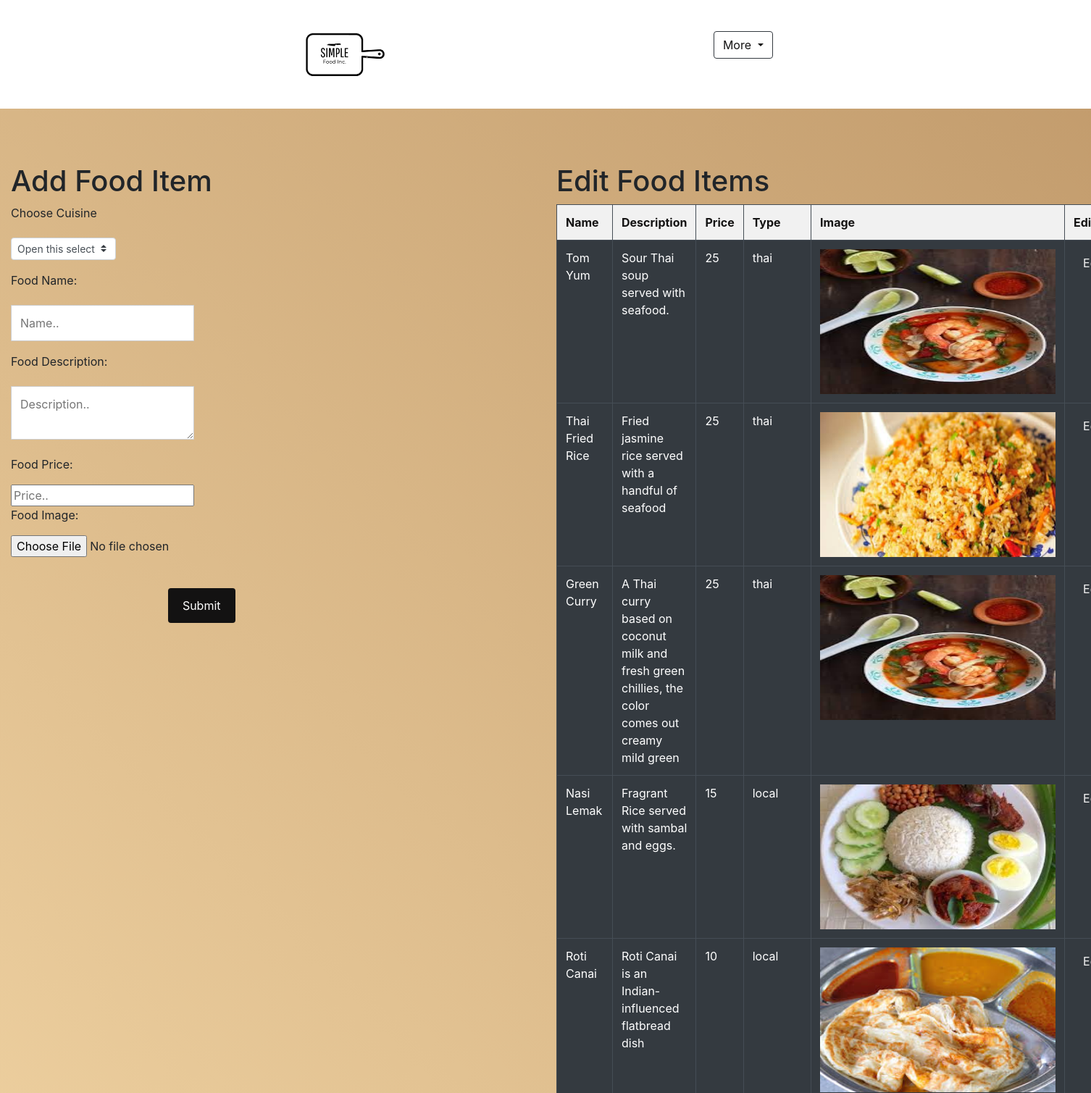
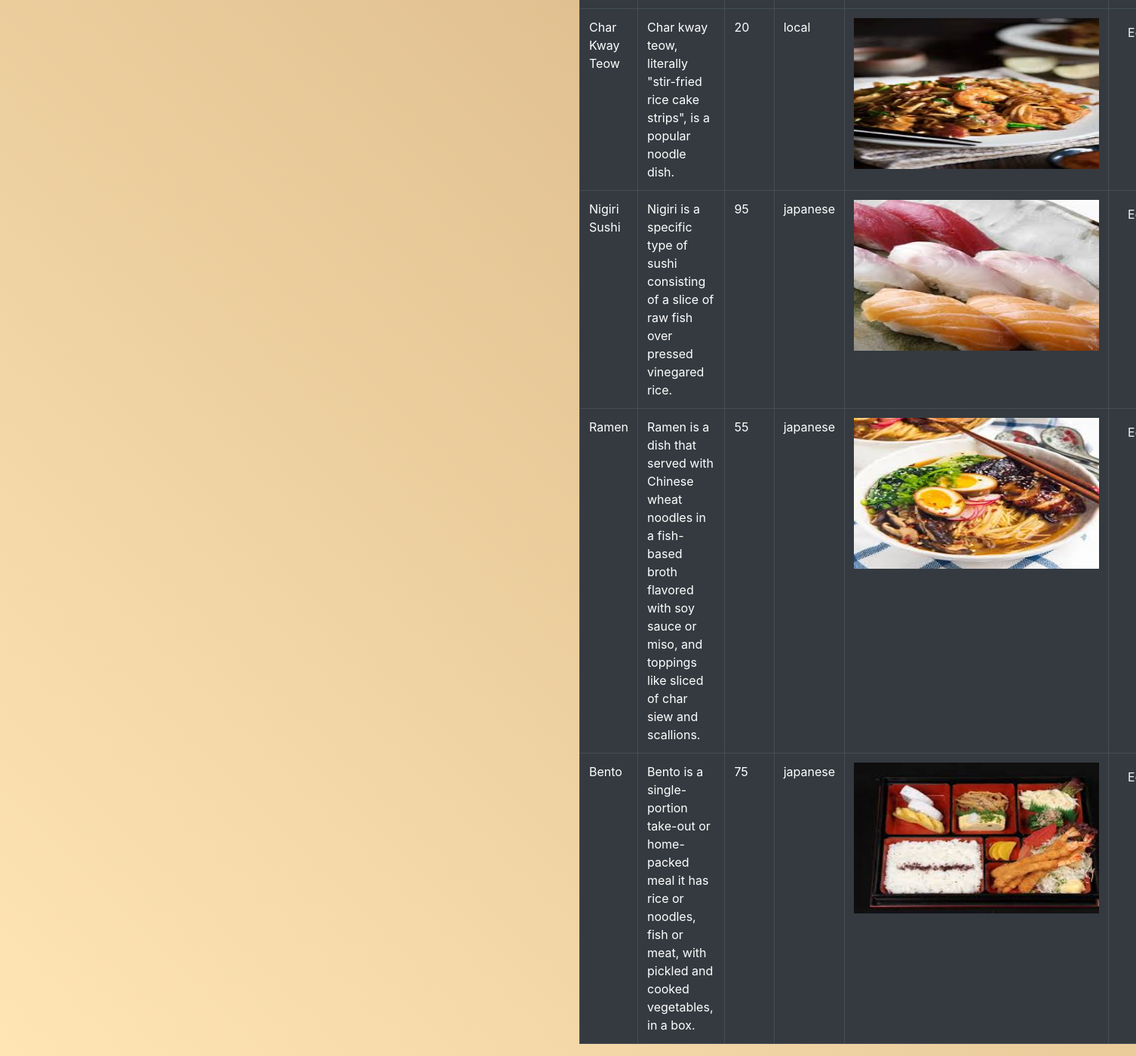
Screenshot of /addEditFood.php with the database file from the repository (2 pictures, top to bottom).
### tables this page shows
CREATE TABLE IF NOT EXISTS `food` (
  `food_ID` int(11) NOT NULL AUTO_INCREMENT,
  `food_name` varchar(50) NOT NULL,
  `food_description` varchar(255) NOT NULL,
  `food_price` int(11) NOT NULL,
  `food_img` text NOT NULL,
  `food_type` varchar(50) NOT NULL,
  PRIMARY KEY (`food_ID`)
);

### addEditFood.php (the view, shortened to what this page needs)
<!DOCTYPE html>
<html lang="en">
<head>
    <link rel="stylesheet" href="https://stackpath.bootstrapcdn.com/bootstrap/4.3.1/css/bootstrap.min.css">
</head>
<body>
    <?php
        include "header.php";
    ?>
    <div class="container-fluid addF">
        <div class="row">
            <div class="col-6">
            <h1>Add Food Item</h1>
            <form action="insertFood.php" method="POST" enctype="multipart/form-data">
                <div class="widthS">
                <p>Choose Cuisine</p>
                <select name="cuisines" class="custom-select custom-select-sm selectPos" required>
                    <option selected>Open this select menu</option>
                </select>
                </div>
                <div class="foodN">
                    <p>Food Name: </p><input type="text" name="name" placeholder="Name.." height="10px" class="food" required>
                </div>
                <div class="foodD">
                    <p>Food Description: </p><textarea type="text" name="description" placeholder="Description.." class="food" required></textarea>
                </div>
                <div class="foodP">
                    <p>Food Price: </p><input type="number" name="price" placeholder="Price.." class="food" required>
                </div>
                <div class="foodI">
                    <p>Food Image: </p><input type="file" name="image" id="photo" class="food" required>
                </div>
                    <input class="btn btn-outline-dark btn-reg" type="submit" name="insert">
            </div>
            <div class="col-6">
                <h1>Edit Food Items</h1>
                <table border="1" class="table table-dark">
                    <tr bgcolor="f1f1f1" style="color:#131212">
                        <th class="paddingN">Name</th>
                        <th>Description</th>
                        <th>Price</th>
                        <th>Type</th>
                        <th>Image</th>
                        <th>Edit</th>
                    </tr>
                        <?php
                            include "conn.php";
                            $sql = "select * from food";
                            $result = mysqli_query($conn, $sql);
                            while($rows = mysqli_fetch_array($result))
                            {
                                echo "<tr>";
                                echo "<td class='paddingN'>".$rows['food_name']."</td>";
                                echo "<td>".$rows['food_description']."</td>";
                                echo "<td>".$rows['food_price']."</td>";
                                echo "<td>".$rows['food_type']."</td>";
                                echo "<td><img src=".$rows['food_img']." alt='' width='325' height='200'></td>";
                                echo "<td><a href='editFood.php?id=".$rows['food_ID']."'><button  class='btn btn-outline-dark ' style='color:#f1f1f1'>Edit</button></a></td>";
                                echo "</tr>";
                            }
                        ?>
                </table>
            </div>
            </div>
        </div>
</body>
</html>

### addEditFood.php (style rules this page uses)
body { background: linear-gradient(45deg, rgba(255,229,180,1) 0%, rgba(193,154,107,1) 100%); }
a { color: #131212; }
.addF { margin-top: 15%; }
.food { width: 35%; }
.foodN { width: 35%; }
.widthS { width: 20%; }

### header.php (style rules this page uses)
.btn-outline-dark { color: #131212; }
.btn-reg { margin-left: 30%; margin-top: 6%; }
* { box-sizing: border-box; }
input[type=text], select, textarea { width: 100%; padding: 12px; border: 1px solid #ccc; margin-top: 6px; margin-bottom: 16px; resize: vertical; }
input[type=submit] { background-color: #131212; color: white; padding: 12px 20px; border: none; cursor: pointer; }
.row:after { content: ""; display: table; clear: both; }

### rows the page displays
food: food_name "Tom Yum", food_description "Sour Thai soup served with seafood.", food_price "25", food_type "thai", food_img (picture)
food: food_name "Thai Fried Rice", food_description "Fried jasmine rice served with a handful of seafood", food_price "25", food_type "thai", food_img (picture)
food: food_name "Green Curry", food_description "A Thai curry based on coconut milk and fresh green chillies, the color comes out creamy mild green", food_price "25", food_type "thai", food_img (picture)
food: food_name "Nasi Lemak", food_description "Fragrant Rice served with sambal and eggs.", food_price "15", food_type "local", food_img (picture)
food: food_name "Roti Canai", food_description "Roti Canai is an Indian-influenced flatbread dish", food_price "10", food_type "local", food_img (picture)
food: food_name "Char Kway Teow", food_description "Char kway teow, literally \"stir-fried rice cake strips\", is a popular noodle dish.", food_price "20", food_type "local", food_img (picture)
food: food_name "Nigiri Sushi", food_description "Nigiri is a specific type of sushi consisting of a slice of raw fish over pressed vinegared rice.", food_price "95", food_type "japanese", food_img (picture)
food: food_name "Ramen", food_description "Ramen is a dish that served with Chinese wheat noodles in a fish-based broth flavored with soy sauce or miso, and toppings like sliced of char siew and scallions.", food_price "55", food_type "japanese", food_img (picture)
food: food_name "Bento", food_description "Bento is a single-portion take-out or home-packed meal it has rice or noodles, fish or meat, with pickled and cooked vegetables, in a box.", food_price "75", food_type "japanese", food_img (picture)
